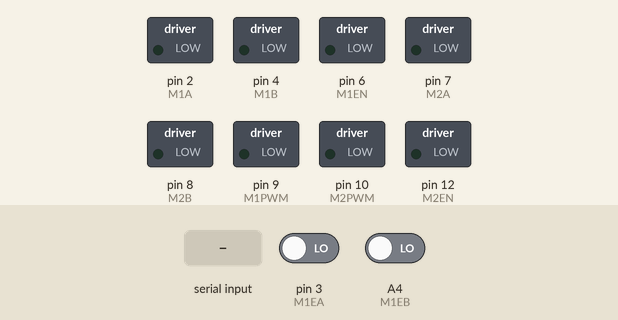
This sketch was run on a simulated Arduino Uno, built with avr-gcc and run on an emulated ATmega328P. Shown: switched loads named in the sketch (green lamp = pin HIGH). Inputs (shaded band) come from the test bench; at power-on: pin 3 (M1EA) LOW, A4 (M1EB) LOW. What the sketch prints to the serial monitor is not drawn.

Above: at 0.8 s.
0.9 s: "90,45\n" received over Serial
At 1.5 s:
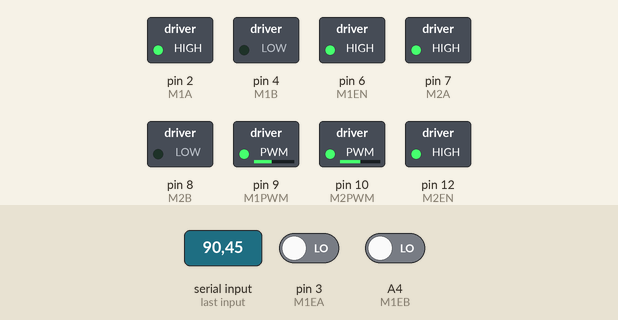
2.4 s: pin 3 (M1EA) driven HIGH
At 2.7 s:
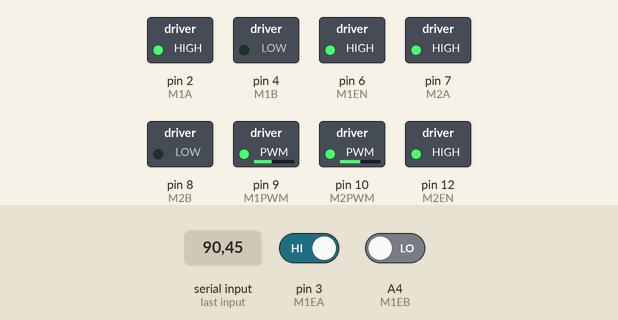
Timing chart, 0 to 5.4 s (numbered marks = the images above; inputs shaded):
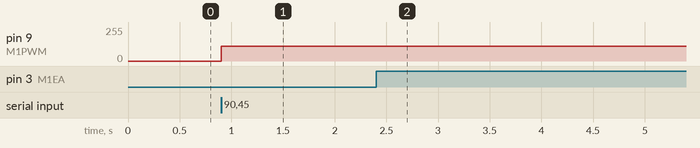

The sketch:

motor_demo_int.ino
```cpp
#include <TimerOne.h>
#define M1A 2
#define M1B 4
#define M1PWM 9
#define M1EN 6
#define M1CS A0
#define M1EA 3
#define M1EB A4
volatile long int M1Pos = 0;

void INT_m1en(){
  if (digitalRead(M1EA) == digitalRead(M1EB)) {
    M1Pos--;
  } else {
    M1Pos++;
  }
}

#define M2A 7
#define M2B 8
#define M2PWM 10
#define M2EN 12
#define M2CS A1


int32_t m1posg = 5000;
void setup() {
  Serial.begin(250000);
  while(!Serial);
  Serial.setTimeout(600000000);
  Serial.println("yay");
  m1posg = Serial.parseInt();
  Timer1.initialize(40);

  pinMode(M1A, OUTPUT);
  pinMode(M1B, OUTPUT);
  pinMode(M1PWM, OUTPUT);
  pinMode(M1EN, OUTPUT);
  pinMode(M1CS, INPUT);
  digitalWrite(M1EN, HIGH);
  digitalWrite(M1A, HIGH);
  digitalWrite(M1B, LOW);
  //digitalWrite(M1PWM, LOW);
  Timer1.pwm(M1PWM, 512);

  pinMode(M2A, OUTPUT);
  pinMode(M2B, OUTPUT);
  pinMode(M2PWM, OUTPUT);
  pinMode(M2EN, OUTPUT);
  pinMode(M2CS, INPUT);
  digitalWrite(M2EN, HIGH);
  digitalWrite(M2A, HIGH);
  digitalWrite(M2B, LOW);
  Timer1.pwm(M2PWM, 512);


  attachInterrupt(digitalPinToInterrupt(M1EA), INT_m1en, CHANGE);
}

int32_t c=0;
int32_t m1pos_err;
int32_t epsilon = 1;
int32_t m1c;
int32_t m1int;
byte f=1;
float m2vel, m2err;
const int32_t kpp = 5;

void loop() {
  m1pos_err = m1posg - M1Pos;
  m1c = m1pos_err * kpp;
  //m1int +=
  if(abs(m1pos_err) > epsilon){
  if(m1c>0){
     digitalWrite(M1A, HIGH);
     digitalWrite(M1B, LOW);
  }else{
     digitalWrite(M1A, LOW);
     digitalWrite(M1B, HIGH);
  }
  m1c = abs(m1c);
  if (m1c>1023){
    c=1023;
  }else if (m1c<50){
    c = 50;
  }else{
    c = m1c;
  }
  Serial.println(M1Pos);
  Timer1.pwm(M1PWM, c);
}else{
  digitalWrite(M1A, HIGH);
  digitalWrite(M1B, HIGH);
  Timer1.pwm(M1PWM, 255);
  //asm volatile ("  jmp 0");
}
  delayMicroseconds(3000);
}
```

Measured:
- after the input at 0.9 s, pin 2 (M1A), pin 6 (M1EN), pin 7 (M2A), pin 12 (M2EN): LOW → HIGH at once; pin 9 (M1PWM): 0/255 → 112/255 at once; pin 10 (M2PWM): 0/255 → 128/255 at once
- after the input at 2.4 s, pin 9 (M1PWM): 112/255 → 111/255 at once
